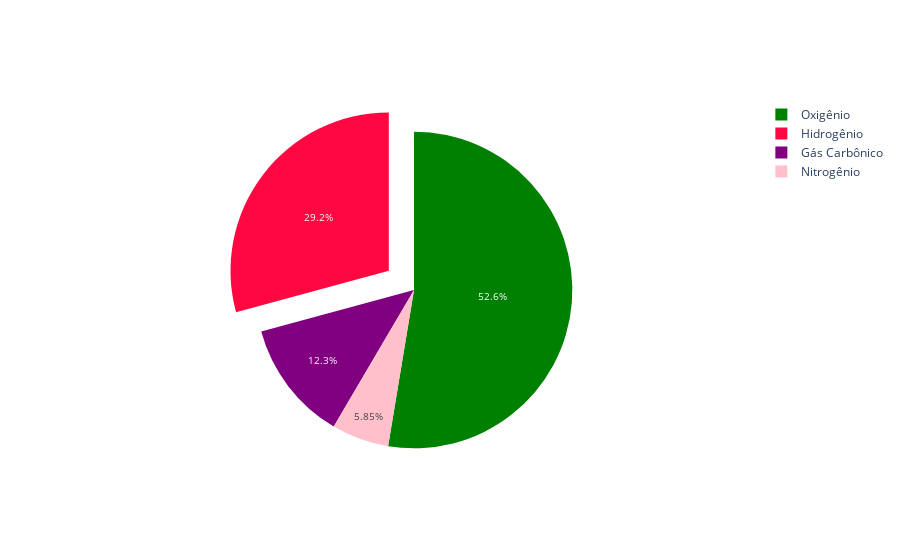

The notebook cell saved with this chart:
### Markdown cell above
## Pie Charts

### Code cell
labels = ['Oxigênio', 'Hidrogênio', 'Gás Carbônico', 'Nitrogênio']
values = [4500, 2500, 1053, 500]

fig = go.Figure(go.Pie(labels=labels, values=values, pull=[0, 0.2, 0, 0]))
fig.update_traces(hoverinfo='value+label', textinfo='percent', textfont_size=10, marker=dict(colors=['green', '#FF0841', 'purple', 'pink']))
fig.show()

### Figure 1 — Plotly figure (JSON) as saved in the notebook; plotly's stock layout.template omitted (floating-point values rounded to 4 significant figures)
{"data": [{"hoverinfo": "value+label", "labels": ["Oxigênio", "Hidrogênio", "Gás Carbônico", "Nitrogênio"], "marker": {"colors": ["green", "#FF0841", "purple", "pink"]}, "pull": [0, 0.2, 0, 0], "textfont": {"size": 10}, "textinfo": "percent", "type": "pie", "values": [4500, 2500, 1053, 500]}], "layout": {}}
